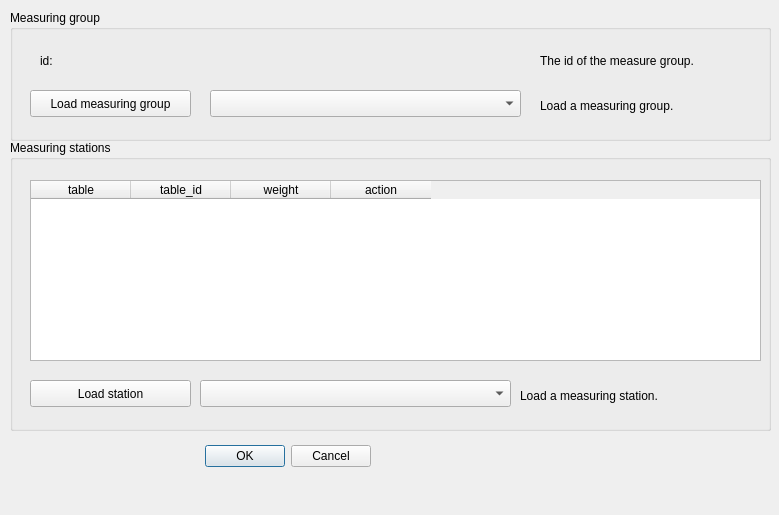
<?xml version="1.0" encoding="UTF-8"?>
<ui version="4.0">
 <class>dialog_create_measuring_group</class>
 <widget class="QDialog" name="dialog_create_measuring_group">
  <property name="geometry">
   <rect>
    <x>0</x>
    <y>0</y>
    <width>779</width>
    <height>515</height>
   </rect>
  </property>
  <property name="windowTitle">
   <string>Create measuring group</string>
  </property>
  <widget class="QDialogButtonBox" name="buttonbox">
   <property name="geometry">
    <rect>
     <x>180</x>
     <y>440</y>
     <width>191</width>
     <height>32</height>
    </rect>
   </property>
   <property name="layoutDirection">
    <enum>Qt::LeftToRight</enum>
   </property>
   <property name="orientation">
    <enum>Qt::Horizontal</enum>
   </property>
   <property name="standardButtons">
    <set>QDialogButtonBox::Cancel|QDialogButtonBox::Ok</set>
   </property>
  </widget>
  <widget class="QGroupBox" name="groupbox_measuring_group">
   <property name="geometry">
    <rect>
     <x>10</x>
     <y>10</y>
     <width>761</width>
     <height>131</height>
    </rect>
   </property>
   <property name="title">
    <string>Measuring group</string>
   </property>
   <widget class="QLabel" name="label_measuring_group_id">
    <property name="geometry">
     <rect>
      <x>30</x>
      <y>40</y>
      <width>101</width>
      <height>21</height>
     </rect>
    </property>
    <property name="text">
     <string>id:</string>
    </property>
   </widget>
   <widget class="QLabel" name="label_measuring_group_id_info">
    <property name="geometry">
     <rect>
      <x>200</x>
      <y>40</y>
      <width>311</width>
      <height>20</height>
     </rect>
    </property>
    <property name="text">
     <string/>
    </property>
   </widget>
   <widget class="QPushButton" name="pushbutton_measuring_group_load">
    <property name="geometry">
     <rect>
      <x>20</x>
      <y>80</y>
      <width>161</width>
      <height>27</height>
     </rect>
    </property>
    <property name="text">
     <string>Load measuring group</string>
    </property>
   </widget>
   <widget class="QComboBox" name="combobox_measuring_group_load">
    <property name="geometry">
     <rect>
      <x>200</x>
      <y>80</y>
      <width>311</width>
      <height>27</height>
     </rect>
    </property>
   </widget>
   <widget class="QLabel" name="label_measuring_group_load_description">
    <property name="geometry">
     <rect>
      <x>530</x>
      <y>80</y>
      <width>231</width>
      <height>31</height>
     </rect>
    </property>
    <property name="text">
     <string>Load a measuring group.</string>
    </property>
   </widget>
   <widget class="QLabel" name="label_measuring_group_description">
    <property name="geometry">
     <rect>
      <x>530</x>
      <y>30</y>
      <width>231</width>
      <height>41</height>
     </rect>
    </property>
    <property name="text">
     <string>The id of the measure group.</string>
    </property>
   </widget>
  </widget>
  <widget class="QGroupBox" name="groupbox_measuring_points">
   <property name="geometry">
    <rect>
     <x>10</x>
     <y>140</y>
     <width>761</width>
     <height>291</height>
    </rect>
   </property>
   <property name="title">
    <string>Measuring stations</string>
   </property>
   <widget class="QTableWidget" name="tablewidget_measuring_point">
    <property name="geometry">
     <rect>
      <x>20</x>
      <y>40</y>
      <width>731</width>
      <height>181</height>
     </rect>
    </property>
    <column>
     <property name="text">
      <string>table</string>
     </property>
    </column>
    <column>
     <property name="text">
      <string>table_id</string>
     </property>
    </column>
    <column>
     <property name="text">
      <string>weight</string>
     </property>
    </column>
    <column>
     <property name="text">
      <string>action</string>
     </property>
    </column>
   </widget>
   <widget class="QPushButton" name="pushbutton_measuring_point_load">
    <property name="geometry">
     <rect>
      <x>20</x>
      <y>240</y>
      <width>161</width>
      <height>27</height>
     </rect>
    </property>
    <property name="text">
     <string>Load station</string>
    </property>
   </widget>
   <widget class="QComboBox" name="combobox_measuring_point_load">
    <property name="geometry">
     <rect>
      <x>190</x>
      <y>240</y>
      <width>311</width>
      <height>27</height>
     </rect>
    </property>
   </widget>
   <widget class="QLabel" name="label_measuring_point_load_point">
    <property name="geometry">
     <rect>
      <x>510</x>
      <y>240</y>
      <width>231</width>
      <height>31</height>
     </rect>
    </property>
    <property name="text">
     <string>Load a measuring station.</string>
    </property>
   </widget>
  </widget>
  <zorder>groupbox_measuring_points</zorder>
  <zorder>buttonbox</zorder>
  <zorder>groupbox_measuring_group</zorder>
 </widget>
 <resources/>
 <connections>
  <connection>
   <sender>buttonbox</sender>
   <signal>accepted()</signal>
   <receiver>dialog_create_measuring_group</receiver>
   <slot>accept()</slot>
   <hints>
    <hint type="sourcelabel">
     <x>248</x>
     <y>254</y>
    </hint>
    <hint type="destinationlabel">
     <x>157</x>
     <y>274</y>
    </hint>
   </hints>
  </connection>
  <connection>
   <sender>buttonbox</sender>
   <signal>rejected()</signal>
   <receiver>dialog_create_measuring_group</receiver>
   <slot>reject()</slot>
   <hints>
    <hint type="sourcelabel">
     <x>316</x>
     <y>260</y>
    </hint>
    <hint type="destinationlabel">
     <x>286</x>
     <y>274</y>
    </hint>
   </hints>
  </connection>
 </connections>
</ui>
